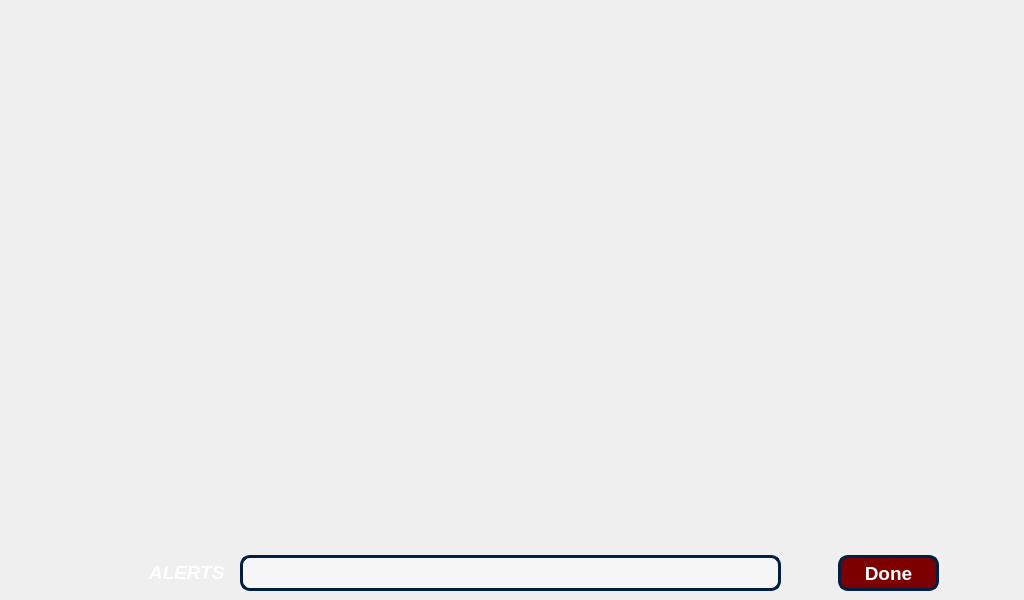
  <widget class="QWidget" name="centralWidget" native="true">
   <property name="geometry">
    <rect>
     <x>0</x>
     <y>0</y>
     <width>1024</width>
     <height>600</height>
    </rect>
   </property>
   <property name="sizePolicy">
    <sizepolicy hsizetype="Fixed" vsizetype="Fixed">
     <horstretch>0</horstretch>
     <verstretch>0</verstretch>
    </sizepolicy>
   </property>
   <property name="minimumSize">
    <size>
     <width>1024</width>
     <height>600</height>
    </size>
   </property>
   <property name="maximumSize">
    <size>
     <width>1024</width>
     <height>600</height>
    </size>
   </property>
   <property name="contextMenuPolicy">
    <enum>Qt::NoContextMenu</enum>
   </property>
   <property name="styleSheet">
    <string notr="true">QWidget#centralWidget{
background-color: qlineargradient(spread:pad, x1:0, y1:0, x2:0.17, y2:1, stop:0 rgba(0, 0, 0, 255), stop:1 rgba(88, 88, 88, 255));
}</string>
   </property>
   <widget class="QLabel" name="lastSettingLabel">
    <property name="enabled">
     <bool>false</bool>
    </property>
    <property name="geometry">
     <rect>
      <x>137</x>
      <y>22</y>
      <width>151</width>
      <height>20</height>
     </rect>
    </property>
    <property name="text">
     <string/>
    </property>
   </widget>
   <widget class="QPushButton" name="quitBut">
    <property name="geometry">
     <rect>
      <x>838</x>
      <y>555</y>
      <width>101</width>
      <height>36</height>
     </rect>
    </property>
    <property name="sizePolicy">
     <sizepolicy hsizetype="Fixed" vsizetype="Fixed">
      <horstretch>0</horstretch>
      <verstretch>0</verstretch>
     </sizepolicy>
    </property>
    <property name="minimumSize">
     <size>
      <width>101</width>
      <height>36</height>
     </size>
    </property>
    <property name="maximumSize">
     <size>
      <width>101</width>
      <height>36</height>
     </size>
    </property>
    <property name="font">
     <font>
      <pointsize>14</pointsize>
      <weight>75</weight>
      <bold>true</bold>
     </font>
    </property>
    <property name="styleSheet">
     <string notr="true">background: rgb(125, 0, 0); 
color: rgb(255, 255, 255);
border-radius: 10px;
border: 3px solid rgb(1,31,67);</string>
    </property>
    <property name="text">
     <string>Done</string>
    </property>
   </widget>
   <widget class="QLabel" name="alertsLabel">
    <property name="geometry">
     <rect>
      <x>44</x>
      <y>557</y>
      <width>191</width>
      <height>31</height>
     </rect>
    </property>
    <property name="font">
     <font>
      <pointsize>14</pointsize>
      <weight>75</weight>
      <italic>true</italic>
      <bold>true</bold>
     </font>
    </property>
    <property name="styleSheet">
     <string notr="true">QLabel#alertsLabel{
color: rgb(255, 255, 255);
}</string>
    </property>
    <property name="text">
     <string>ALERTS  </string>
    </property>
    <property name="alignment">
     <set>Qt::AlignRight|Qt::AlignTrailing|Qt::AlignVCenter</set>
    </property>
   </widget>
   <widget class="QLineEdit" name="alertsLineEdit">
    <property name="geometry">
     <rect>
      <x>240</x>
      <y>555</y>
      <width>541</width>
      <height>36</height>
     </rect>
    </property>
    <property name="font">
     <font>
      <pointsize>12</pointsize>
     </font>
    </property>
    <property name="styleSheet">
     <string notr="true">QLineEdit#alertsLineEdit{
     border: 3px solid rgb(1,31,67);
	color: rgb(0, 85, 0);
	background: rgb(247, 247, 247);
     border-radius: 10px;
     padding: 0 8px;
}</string>
    </property>
    <property name="alignment">
     <set>Qt::AlignCenter</set>
    </property>
   </widget>
  </widget>
